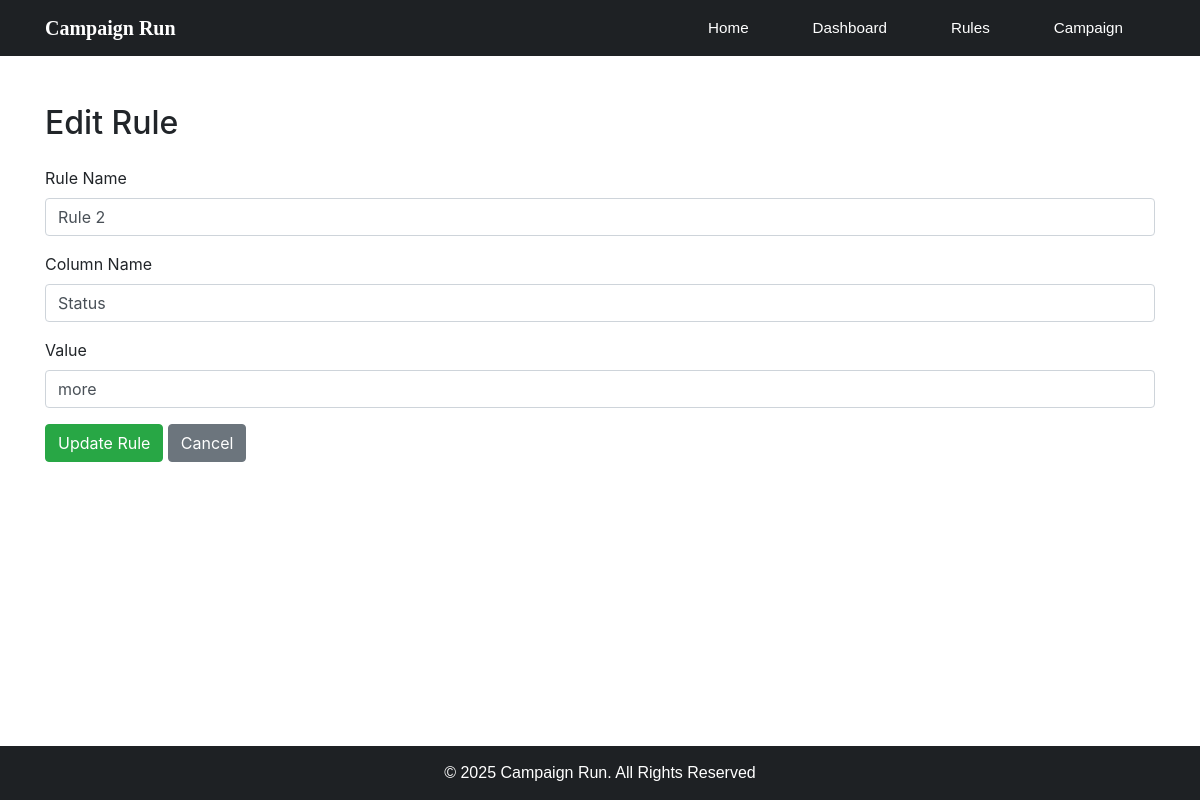
Page /rules/edit/1 on the earlier database version.
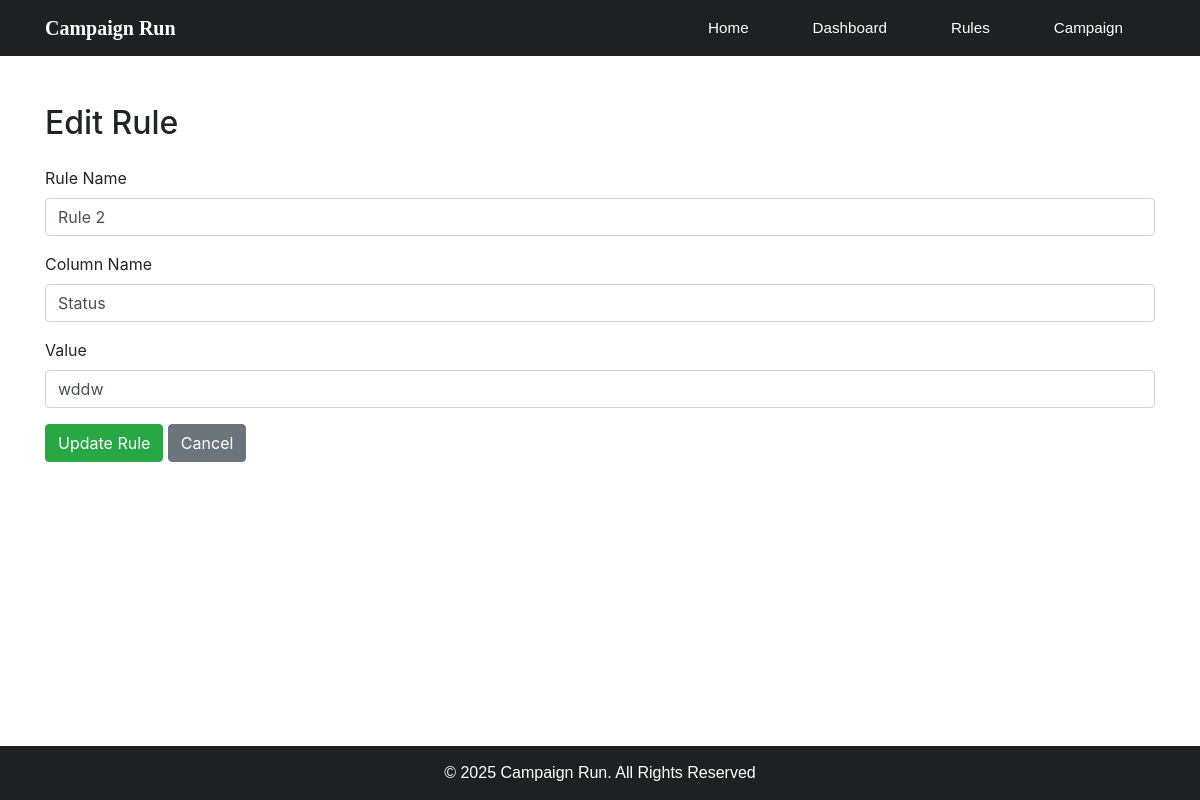
Same page on the later database version.
### tables this page shows
CREATE TABLE rules (
                        id INTEGER PRIMARY KEY AUTOINCREMENT,
                        rule_name TEXT,
                        column_name TEXT,
                        value TEXT,
                        created_by TEXT,
                        created_date TEXT,
                        updated_by TEXT,
                        updated_date TEXT
                    );

### app.py (the view, shortened to what this page needs)
@app.route('/rules/edit/<int:id>', methods=['GET', 'POST'])
def edit_rule(id):
    with sqlite3.connect(DB_NAME) as conn:
        c = conn.cursor()
        c.execute("SELECT * FROM rules WHERE id=?", (id,))
        rule = c.fetchone()
    return render_template('edit_rules.html', rule=rule)

### templates/edit_rules.html (shortened to what this page needs)
{% extends 'base.html' %}
{% block content %}
<div class="container mt-5">
  <h2 class="mb-4">Edit Rule</h2>
  <form method="POST">
    <div class="mb-3">
      <label for="rule_name" class="form-label">Rule Name</label>
      <input type="text" class="form-control" id="rule_name" name="rule_name" value="{{ rule[1] }}" required>
    </div>
    <div class="mb-3">
      <label for="column_name" class="form-label">Column Name</label>
      <input type="text" class="form-control" id="column_name" name="column_name" value="{{ rule[2] }}" required>
    </div>
    <div class="mb-3">
      <label for="value" class="form-label">Value</label>
      <input type="text" class="form-control" id="value" name="value" value="{{ rule[3] }}" required>
    </div>
    <button type="submit" class="btn btn-success">Update Rule</button>
    <a href="{{ url_for('rules') }}" class="btn btn-secondary">Cancel</a>
  </form>
</div>
{% endblock %}

Differences in the rows shown:
changed rules "Rule 2": value "more" → "wddw"
